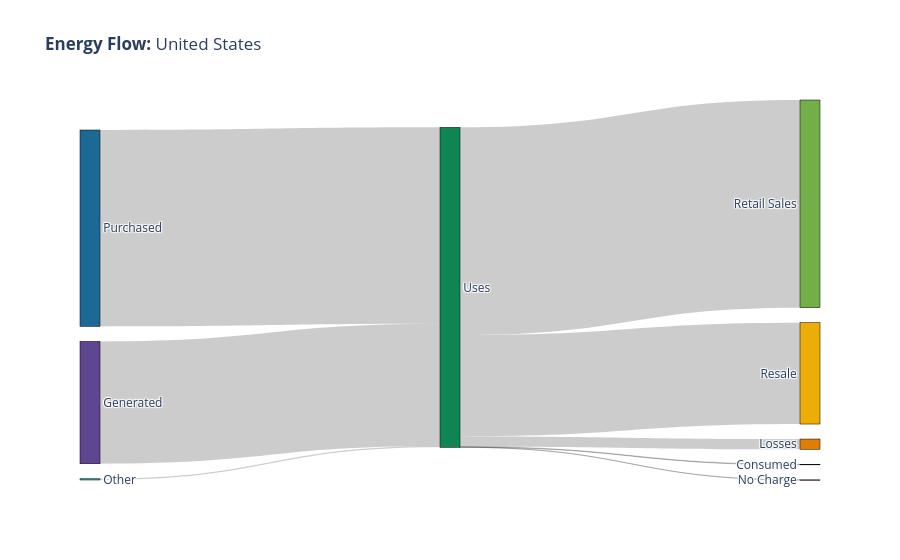

The notebook cell this image was saved under:
### Markdown cell above
---
## 7. Energy Flow Analysis

The Sankey diagrams provide operational context for the efficiency metrics computed above. Rather than a single number, they show the *full picture* of where a utility's energy comes from and where it goes. A wide `Losses` band at a utility with high residential prices is the inefficiency–cost story in one image. We can compare the utility-level Sankey against the U.S. national average to understand whether NY's profile is typical or anomalous.

### Code cell
# Look at a specific utility's energy usage/flow
utility_usage = data_util.get_utility_usage(ny_df.sum(), level="State")
ny_sankey = plot_util.get_energy_use_sankey_plot(utility_usage)

# ny_sankey.show()

# Look at the entire country's energy usage/flow
us_energy_flow = df.groupby(["Utility.State"]).sum().sum()[1:]
us_energy_flow = data_util.get_utility_usage(us_energy_flow, level="US")

us_sankey = plot_util.get_energy_use_sankey_plot(us_energy_flow)

us_sankey.show()

### Figure 1 — Plotly figure (JSON) as saved in the notebook; plotly's stock layout.template omitted (floating-point values rounded to 4 significant figures)
{"data": [{"link": {"source": [0, 1, 2, 3, 3, 3, 3, 3], "target": [3, 3, 3, 4, 5, 6, 7, 8], "value": [38.24, 61.37, 0.39, 64.91, 31.67, 3.2, 0.175, 0.05066]}, "node": {"color": ["rgb(95, 70, 144)", "rgb(29, 105, 150)", "rgb(56, 166, 165)", "rgb(15, 133, 84)", "rgb(115, 175, 72)", "rgb(237, 173, 8)", "rgb(225, 124, 5)", "rgb(204, 80, 62)", "rgb(148, 52, 110)", "rgb(111, 64, 112)", "rgb(102, 102, 102)"], "label": ["Generated", "Purchased", "Other", "Uses", "Retail Sales", "Resale", "Losses", "Consumed", "No Charge"], "line": {"color": "black", "width": 0.5}, "pad": 15, "thickness": 20}, "type": "sankey", "valueformat": ".1f", "valuesuffix": "%"}], "layout": {"hovermode": "x", "title": {"text": "<b>Energy Flow: </b>United States"}}}
